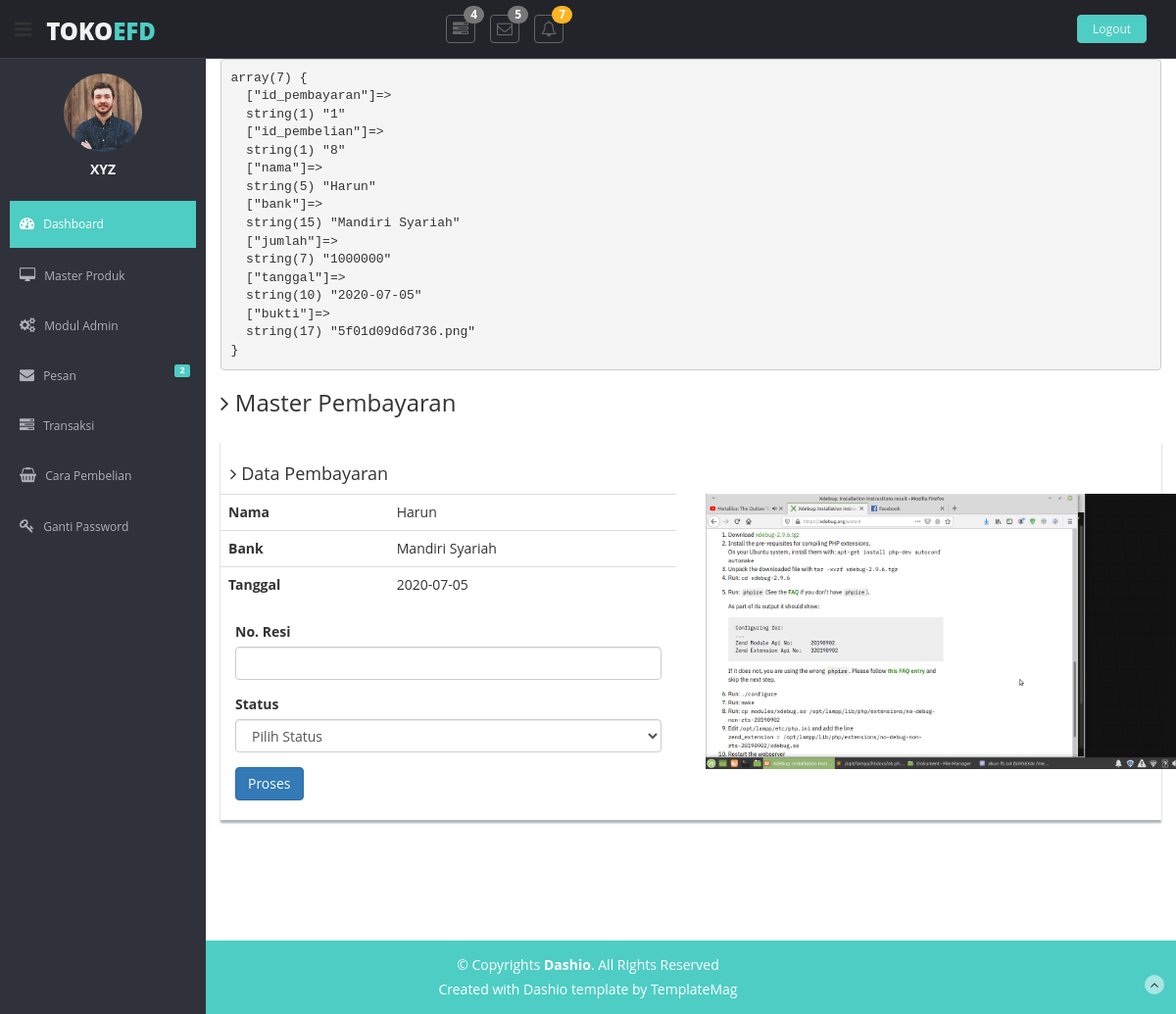
Screenshot of /paneladmin/media.php?p=pembayaran&id=8 (signed in) with the database file from the repository.
### tables this page shows
CREATE TABLE `tb_pembayaran` (
  `id_pembayaran` int(11) NOT NULL,
  `id_pembelian` int(11) NOT NULL,
  `nama` varchar(50) NOT NULL,
  `bank` varchar(50) NOT NULL,
  `jumlah` int(11) NOT NULL,
  `tanggal` date NOT NULL,
  `bukti` varchar(255) NOT NULL
);

### paneladmin/modul/pembelian/pembayaran.php (the view, shortened to what this page needs)
<?php
$id_pembayaran = $_GET['id'];
$ambil = mysqli_query($conn, "SELECT * FROM tb_pembayaran WHERE id_pembelian = $id_pembayaran") or die(mysqli_error($conn));
$detail = mysqli_fetch_assoc($ambil);
?>
<!DOCTYPE html>
<html lang="en">
<head>
  <link href="../../lib/bootstrap/css/bootstrap.min.css" rel="stylesheet">
  <link href="../../lib/font-awesome/css/font-awesome.css" rel="stylesheet" />
  <link href="../../css/style.css" rel="stylesheet">
  <link href="../../css/style-responsive.css" rel="stylesheet">
</head>
<body>
<pre>
<?php var_dump($detail); ?>
</pre>
<h3><i class="fa fa-angle-right"></i> Master Pembayaran</h3>
  <div class="row mt">
    <div class="col-lg-12">
      <div class="content-panel">
        <h4><i class="fa fa-angle-right"></i> Data Pembayaran</h4>
        <div class="row">
          <div class="col-md-6">
            <table class="table">
              <tr>
                <th>Nama</th>
                <td><?= $detail['nama']; ?></td>
              </tr>
              <tr>
                <th>Bank</th>
                <td><?= $detail['bank']; ?></td>
              </tr>
              <tr>
                <th>Tanggal</th>
                <td><?= $detail['tanggal']; ?></td>
              </tr>
            </table>
            <div class="col-md-12">
              <form action="" method="post">
                  <div class="form-group">
                    <label for="resi">No. Resi</label>
                    <input type="text" name="resi" id="resi" class="form-control">
                  </div>
                  <div class="form-group">
                    <label for="status">Status</label>
                    <select name="status" id="status" class="form-control">
                      <option value="">Pilih Status</option>
                    </select>
                  </div>
                  <div class="form-group">
                    <button type="submit" name="proses" class="btn btn-primary">Proses</button>
                  </div>
                </form>
            </div>
          </div>
          <div class="col-md-6">
            <img src="../images/bukti/<?= $detail
            ['bukti']; ?>" width="500">
          </div>
        </div>
      </div>
    </div>
  </div>

### paneladmin/css/style.css (style rules this page uses)
body { color: #797979; background: #eaeaea; font-family: 'Ruda', sans-serif; padding: 0px !important; margin: 0px !important; font-size:13px; }
.mt { margin-top: 25px; }
.content-panel { background: #ffffff; box-shadow: 0px 3px 2px #aab2bd; padding-top: 15px; padding-bottom: 5px; }
.content-panel h4 { margin-left: 10px; }
label { font-weight: 400; }

### css/style.css (style rules this page uses)
body { background: #fff; font-family: 'Open Sans', sans-serif; }

### rows the page displays
tb_pembayaran: nama "Harun", bank "Mandiri Syariah", tanggal "2020-07-05", bukti (picture)
